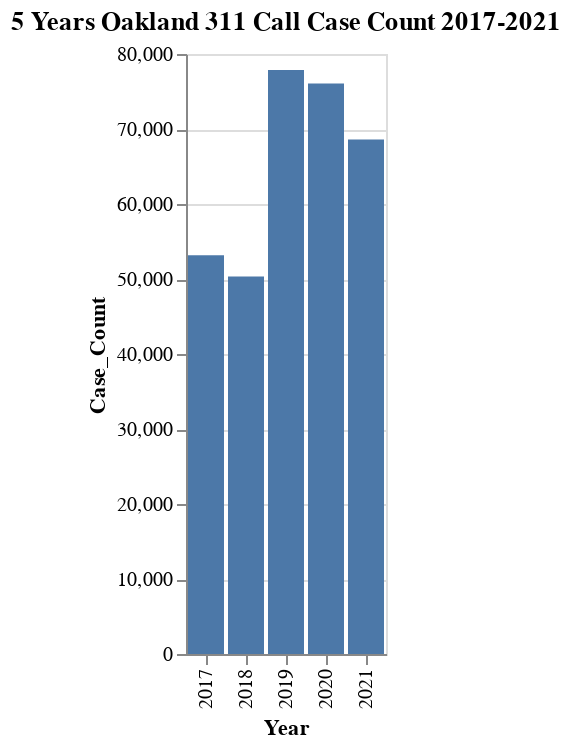

Notebook code for this chart:
### Code cell
# Visualize
alt.Chart(fiveyear_cases).mark_bar().encode(
    x='Year:O',
    y='Case_Count'
).properties(
    title='5 Years Oakland 311 Call Case Count 2017-2021'
)

### Figure 1 — Vega-Lite specification as saved in the notebook (floating-point values rounded to 4 significant figures)
{"$schema": "https://vega.github.io/schema/vega-lite/v4.17.0.json", "config": {"view": {"continuousHeight": 300, "continuousWidth": 400}}, "data": {"name": "data-8527a763588259da3f0440ea6805f285"}, "datasets": {"data-8527a763588259da3f0440ea6805f285": [{"Case_Count": 53181, "Year": 2017}, {"Case_Count": 50342, "Year": 2018}, {"Case_Count": 77851, "Year": 2019}, {"Case_Count": 76065, "Year": 2020}, {"Case_Count": 68589, "Year": 2021}]}, "encoding": {"x": {"field": "Year", "type": "ordinal"}, "y": {"field": "Case_Count", "type": "quantitative"}}, "mark": "bar", "title": "5 Years Oakland 311 Call Case Count 2017-2021"}
